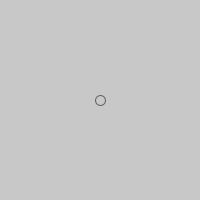
Frame 1 (no input)
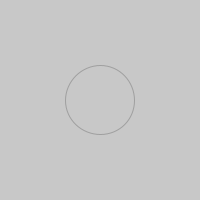
Frame 60 (the mouse pressed at the canvas centre just before this capture)
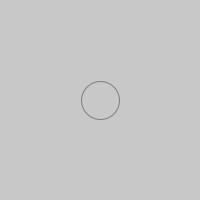
Frame 120 (the mouse held since frame 60 and released just before this capture)

The Processing sketch that drew these frames (run headless with seeded random() and noise(); from frame 60 on, the mouse is pressed at the canvas centre):

// Processing sketch: listato_19_04
// ── listato_19_04.pde
int sfondo = 200;
int x;
int y;
int raggioMinimo = 10;
int raggioMassimo = 100;
int raggio = 10;
int coloreIniziale = 100;
int colore = coloreIniziale;

void setup() {
  size(200, 200);
  x = width/2;
  y = height/2;
  fill(sfondo);
}

void draw() {
  background(sfondo);
  stroke(colore);
  ellipse(x, y, raggio, raggio);
  raggio = raggio + 1;
  colore = colore + 1;
  if (raggio > raggioMassimo) {
    raggio = raggioMinimo;
    colore = coloreIniziale;
  }
}
